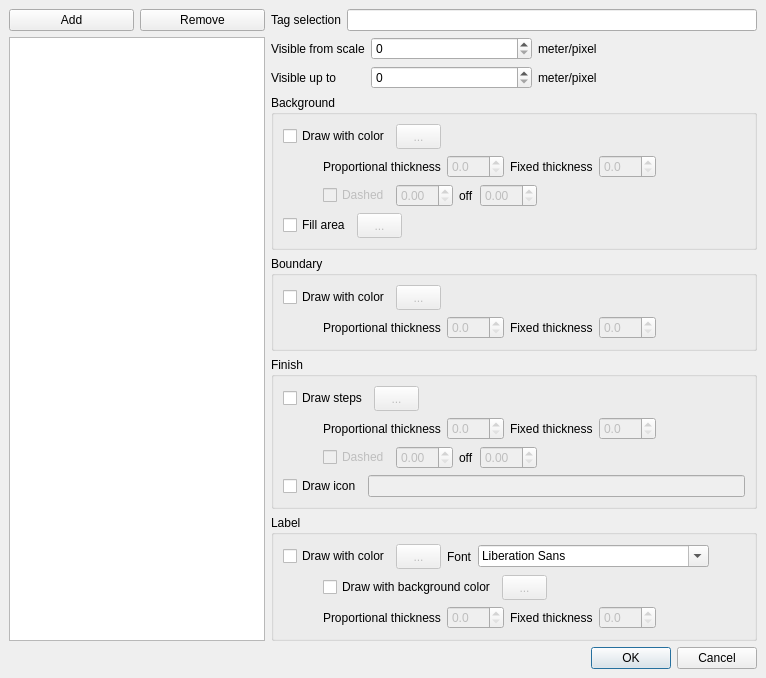
<ui version="4.0" >
 <class>PaintStyleEditor</class>
 <widget class="QDialog" name="PaintStyleEditor" >
  <property name="geometry" >
   <rect>
    <x>0</x>
    <y>0</y>
    <width>766</width>
    <height>665</height>
   </rect>
  </property>
  <property name="windowTitle" >
   <string>Map style editor</string>
  </property>
  <layout class="QVBoxLayout" >
   <property name="spacing" >
    <number>6</number>
   </property>
   <property name="margin" >
    <number>9</number>
   </property>
   <item>
    <layout class="QHBoxLayout" >
     <property name="spacing" >
      <number>6</number>
     </property>
     <property name="margin" >
      <number>0</number>
     </property>
     <item>
      <layout class="QVBoxLayout" >
       <property name="spacing" >
        <number>6</number>
       </property>
       <property name="margin" >
        <number>0</number>
       </property>
       <item>
        <layout class="QHBoxLayout" >
         <property name="spacing" >
          <number>6</number>
         </property>
         <property name="margin" >
          <number>0</number>
         </property>
         <item>
          <widget class="QPushButton" name="AddButton" >
           <property name="text" >
            <string>Add</string>
           </property>
          </widget>
         </item>
         <item>
          <widget class="QPushButton" name="RemoveButton" >
           <property name="text" >
            <string>Remove</string>
           </property>
          </widget>
         </item>
        </layout>
       </item>
       <item>
        <widget class="QListWidget" name="PaintList" >
         <property name="sizePolicy" >
          <sizepolicy vsizetype="Expanding" hsizetype="Minimum" >
           <horstretch>0</horstretch>
           <verstretch>0</verstretch>
          </sizepolicy>
         </property>
        </widget>
       </item>
      </layout>
     </item>
     <item>
      <layout class="QVBoxLayout" >
       <property name="spacing" >
        <number>6</number>
       </property>
       <property name="margin" >
        <number>0</number>
       </property>
       <item>
        <layout class="QGridLayout" >
         <property name="margin" >
          <number>0</number>
         </property>
         <property name="spacing" >
          <number>6</number>
         </property>
         <item row="0" column="0" >
          <widget class="QLabel" name="label" >
           <property name="text" >
            <string>Tag selection</string>
           </property>
          </widget>
         </item>
         <item row="0" column="1" >
          <widget class="QLineEdit" name="TagSelection" />
         </item>
        </layout>
       </item>
       <item>
        <layout class="QGridLayout" >
         <property name="margin" >
          <number>0</number>
         </property>
         <property name="spacing" >
          <number>6</number>
         </property>
         <item row="0" column="2" >
          <widget class="QLabel" name="label_6" >
           <property name="text" >
            <string>meter/pixel</string>
           </property>
          </widget>
         </item>
         <item row="1" column="1" >
          <widget class="QDoubleSpinBox" name="LowerZoomBoundary" >
           <property name="sizePolicy" >
            <sizepolicy vsizetype="Fixed" hsizetype="Expanding" >
             <horstretch>0</horstretch>
             <verstretch>0</verstretch>
            </sizepolicy>
           </property>
           <property name="decimals" >
            <number>0</number>
           </property>
           <property name="minimum" >
            <double>0.000000000000000</double>
           </property>
           <property name="maximum" >
            <double>99999.000000000000000</double>
           </property>
          </widget>
         </item>
         <item row="1" column="0" >
          <widget class="QLabel" name="label_5" >
           <property name="text" >
            <string>Visible up to</string>
           </property>
          </widget>
         </item>
         <item row="0" column="0" >
          <widget class="QLabel" name="label_4" >
           <property name="text" >
            <string>Visible from scale</string>
           </property>
          </widget>
         </item>
         <item row="0" column="1" >
          <widget class="QDoubleSpinBox" name="UpperZoomBoundary" >
           <property name="decimals" >
            <number>0</number>
           </property>
           <property name="minimum" >
            <double>0.000000000000000</double>
           </property>
           <property name="maximum" >
            <double>99999.000000000000000</double>
           </property>
           <property name="singleStep" >
            <double>100.000000000000000</double>
           </property>
          </widget>
         </item>
         <item row="1" column="2" >
          <widget class="QLabel" name="label_7" >
           <property name="text" >
            <string>meter/pixel</string>
           </property>
          </widget>
         </item>
         <item row="0" column="3" >
          <spacer>
           <property name="orientation" >
            <enum>Qt::Horizontal</enum>
           </property>
           <property name="sizeHint" stdset="0" >
            <size>
             <width>40</width>
             <height>20</height>
            </size>
           </property>
          </spacer>
         </item>
        </layout>
       </item>
       <item>
        <widget class="QGroupBox" name="groupBox_2" >
         <property name="title" >
          <string>Background</string>
         </property>
         <layout class="QVBoxLayout" name="verticalLayout_2" >
          <item>
           <layout class="QHBoxLayout" >
            <property name="spacing" >
             <number>6</number>
            </property>
            <property name="margin" >
             <number>0</number>
            </property>
            <item>
             <widget class="QCheckBox" name="DrawForeground" >
              <property name="text" >
               <string>Draw with color</string>
              </property>
             </widget>
            </item>
            <item>
             <widget class="QToolButton" name="ForegroundColor" >
              <property name="enabled" >
               <bool>false</bool>
              </property>
              <property name="minimumSize" >
               <size>
                <width>45</width>
                <height>25</height>
               </size>
              </property>
              <property name="text" >
               <string>...</string>
              </property>
             </widget>
            </item>
            <item>
             <spacer>
              <property name="orientation" >
               <enum>Qt::Horizontal</enum>
              </property>
              <property name="sizeHint" stdset="0" >
               <size>
                <width>40</width>
                <height>20</height>
               </size>
              </property>
             </spacer>
            </item>
           </layout>
          </item>
          <item>
           <layout class="QHBoxLayout" >
            <property name="spacing" >
             <number>6</number>
            </property>
            <property name="margin" >
             <number>0</number>
            </property>
            <item>
             <spacer>
              <property name="orientation" >
               <enum>Qt::Horizontal</enum>
              </property>
              <property name="sizeType" >
               <enum>QSizePolicy::Minimum</enum>
              </property>
              <property name="sizeHint" stdset="0" >
               <size>
                <width>40</width>
                <height>20</height>
               </size>
              </property>
             </spacer>
            </item>
            <item>
             <widget class="QLabel" name="label_10" >
              <property name="text" >
               <string>Proportional thickness</string>
              </property>
             </widget>
            </item>
            <item>
             <widget class="QDoubleSpinBox" name="ProportionalForeground" >
              <property name="enabled" >
               <bool>false</bool>
              </property>
              <property name="decimals" >
               <number>1</number>
              </property>
              <property name="singleStep" >
               <double>0.500000000000000</double>
              </property>
             </widget>
            </item>
            <item>
             <widget class="QLabel" name="label_11" >
              <property name="text" >
               <string>Fixed thickness</string>
              </property>
             </widget>
            </item>
            <item>
             <widget class="QDoubleSpinBox" name="FixedForeground" >
              <property name="enabled" >
               <bool>false</bool>
              </property>
              <property name="decimals" >
               <number>1</number>
              </property>
              <property name="singleStep" >
               <double>0.500000000000000</double>
              </property>
             </widget>
            </item>
            <item>
             <spacer>
              <property name="orientation" >
               <enum>Qt::Horizontal</enum>
              </property>
              <property name="sizeHint" stdset="0" >
               <size>
                <width>40</width>
                <height>20</height>
               </size>
              </property>
             </spacer>
            </item>
           </layout>
          </item>
          <item>
           <layout class="QHBoxLayout" >
            <property name="spacing" >
             <number>6</number>
            </property>
            <property name="margin" >
             <number>0</number>
            </property>
            <item>
             <spacer>
              <property name="orientation" >
               <enum>Qt::Horizontal</enum>
              </property>
              <property name="sizeType" >
               <enum>QSizePolicy::Minimum</enum>
              </property>
              <property name="sizeHint" stdset="0" >
               <size>
                <width>40</width>
                <height>20</height>
               </size>
              </property>
             </spacer>
            </item>
            <item>
             <widget class="QCheckBox" name="ForegroundDashed" >
              <property name="enabled" >
               <bool>false</bool>
              </property>
              <property name="text" >
               <string>Dashed</string>
              </property>
             </widget>
            </item>
            <item>
             <widget class="QDoubleSpinBox" name="ForegroundDashOn" >
              <property name="enabled" >
               <bool>false</bool>
              </property>
             </widget>
            </item>
            <item>
             <widget class="QLabel" name="label_12" >
              <property name="text" >
               <string>off</string>
              </property>
             </widget>
            </item>
            <item>
             <widget class="QDoubleSpinBox" name="ForegroundDashOff" >
              <property name="enabled" >
               <bool>false</bool>
              </property>
             </widget>
            </item>
            <item>
             <spacer>
              <property name="orientation" >
               <enum>Qt::Horizontal</enum>
              </property>
              <property name="sizeHint" stdset="0" >
               <size>
                <width>40</width>
                <height>20</height>
               </size>
              </property>
             </spacer>
            </item>
           </layout>
          </item>
          <item>
           <layout class="QHBoxLayout" >
            <property name="spacing" >
             <number>6</number>
            </property>
            <property name="margin" >
             <number>0</number>
            </property>
            <item>
             <widget class="QCheckBox" name="DrawFill" >
              <property name="text" >
               <string>Fill area</string>
              </property>
             </widget>
            </item>
            <item>
             <widget class="QToolButton" name="FillColor" >
              <property name="enabled" >
               <bool>false</bool>
              </property>
              <property name="minimumSize" >
               <size>
                <width>45</width>
                <height>25</height>
               </size>
              </property>
              <property name="text" >
               <string>...</string>
              </property>
             </widget>
            </item>
            <item>
             <spacer>
              <property name="orientation" >
               <enum>Qt::Horizontal</enum>
              </property>
              <property name="sizeHint" stdset="0" >
               <size>
                <width>40</width>
                <height>20</height>
               </size>
              </property>
             </spacer>
            </item>
           </layout>
          </item>
         </layout>
        </widget>
       </item>
       <item>
        <widget class="QGroupBox" name="groupBox" >
         <property name="title" >
          <string>Boundary</string>
         </property>
         <layout class="QVBoxLayout" name="verticalLayout" >
          <item>
           <layout class="QHBoxLayout" >
            <property name="spacing" >
             <number>6</number>
            </property>
            <property name="margin" >
             <number>0</number>
            </property>
            <item>
             <widget class="QCheckBox" name="DrawBackground" >
              <property name="text" >
               <string>Draw with color</string>
              </property>
             </widget>
            </item>
            <item>
             <widget class="QToolButton" name="BackgroundColor" >
              <property name="enabled" >
               <bool>false</bool>
              </property>
              <property name="minimumSize" >
               <size>
                <width>45</width>
                <height>25</height>
               </size>
              </property>
              <property name="text" >
               <string>...</string>
              </property>
             </widget>
            </item>
            <item>
             <spacer>
              <property name="orientation" >
               <enum>Qt::Horizontal</enum>
              </property>
              <property name="sizeHint" stdset="0" >
               <size>
                <width>40</width>
                <height>20</height>
               </size>
              </property>
             </spacer>
            </item>
           </layout>
          </item>
          <item>
           <layout class="QHBoxLayout" >
            <property name="spacing" >
             <number>6</number>
            </property>
            <property name="margin" >
             <number>0</number>
            </property>
            <item>
             <spacer>
              <property name="orientation" >
               <enum>Qt::Horizontal</enum>
              </property>
              <property name="sizeType" >
               <enum>QSizePolicy::Minimum</enum>
              </property>
              <property name="sizeHint" stdset="0" >
               <size>
                <width>40</width>
                <height>20</height>
               </size>
              </property>
             </spacer>
            </item>
            <item>
             <widget class="QLabel" name="label_8" >
              <property name="text" >
               <string>Proportional thickness</string>
              </property>
             </widget>
            </item>
            <item>
             <widget class="QDoubleSpinBox" name="ProportionalBackground" >
              <property name="enabled" >
               <bool>false</bool>
              </property>
              <property name="decimals" >
               <number>1</number>
              </property>
              <property name="singleStep" >
               <double>0.500000000000000</double>
              </property>
             </widget>
            </item>
            <item>
             <widget class="QLabel" name="label_9" >
              <property name="text" >
               <string>Fixed thickness</string>
              </property>
             </widget>
            </item>
            <item>
             <widget class="QDoubleSpinBox" name="FixedBackground" >
              <property name="enabled" >
               <bool>false</bool>
              </property>
              <property name="decimals" >
               <number>1</number>
              </property>
              <property name="singleStep" >
               <double>0.500000000000000</double>
              </property>
             </widget>
            </item>
            <item>
             <spacer>
              <property name="orientation" >
               <enum>Qt::Horizontal</enum>
              </property>
              <property name="sizeHint" stdset="0" >
               <size>
                <width>40</width>
                <height>20</height>
               </size>
              </property>
             </spacer>
            </item>
           </layout>
          </item>
         </layout>
        </widget>
       </item>
       <item>
        <widget class="QGroupBox" name="groupBox_3" >
         <property name="title" >
          <string>Finish</string>
         </property>
         <layout class="QVBoxLayout" name="verticalLayout_3" >
          <item>
           <layout class="QHBoxLayout" >
            <property name="spacing" >
             <number>6</number>
            </property>
            <property name="margin" >
             <number>0</number>
            </property>
            <item>
             <widget class="QCheckBox" name="DrawTouchup" >
              <property name="text" >
               <string>Draw steps</string>
              </property>
             </widget>
            </item>
            <item>
             <widget class="QToolButton" name="TouchupColor" >
              <property name="enabled" >
               <bool>false</bool>
              </property>
              <property name="minimumSize" >
               <size>
                <width>45</width>
                <height>25</height>
               </size>
              </property>
              <property name="text" >
               <string>...</string>
              </property>
             </widget>
            </item>
            <item>
             <spacer>
              <property name="orientation" >
               <enum>Qt::Horizontal</enum>
              </property>
              <property name="sizeHint" stdset="0" >
               <size>
                <width>40</width>
                <height>20</height>
               </size>
              </property>
             </spacer>
            </item>
           </layout>
          </item>
          <item>
           <layout class="QHBoxLayout" >
            <property name="spacing" >
             <number>6</number>
            </property>
            <property name="margin" >
             <number>0</number>
            </property>
            <item>
             <spacer>
              <property name="orientation" >
               <enum>Qt::Horizontal</enum>
              </property>
              <property name="sizeType" >
               <enum>QSizePolicy::Minimum</enum>
              </property>
              <property name="sizeHint" stdset="0" >
               <size>
                <width>40</width>
                <height>20</height>
               </size>
              </property>
             </spacer>
            </item>
            <item>
             <widget class="QLabel" name="label_14" >
              <property name="text" >
               <string>Proportional thickness</string>
              </property>
             </widget>
            </item>
            <item>
             <widget class="QDoubleSpinBox" name="ProportionalTouchup" >
              <property name="enabled" >
               <bool>false</bool>
              </property>
              <property name="decimals" >
               <number>1</number>
              </property>
              <property name="singleStep" >
               <double>0.500000000000000</double>
              </property>
             </widget>
            </item>
            <item>
             <widget class="QLabel" name="label_15" >
              <property name="text" >
               <string>Fixed thickness</string>
              </property>
             </widget>
            </item>
            <item>
             <widget class="QDoubleSpinBox" name="FixedTouchup" >
              <property name="enabled" >
               <bool>false</bool>
              </property>
              <property name="decimals" >
               <number>1</number>
              </property>
              <property name="singleStep" >
               <double>0.500000000000000</double>
              </property>
             </widget>
            </item>
            <item>
             <spacer>
              <property name="orientation" >
               <enum>Qt::Horizontal</enum>
              </property>
              <property name="sizeHint" stdset="0" >
               <size>
                <width>40</width>
                <height>20</height>
               </size>
              </property>
             </spacer>
            </item>
           </layout>
          </item>
          <item>
           <layout class="QHBoxLayout" >
            <property name="spacing" >
             <number>6</number>
            </property>
            <property name="margin" >
             <number>0</number>
            </property>
            <item>
             <spacer>
              <property name="orientation" >
               <enum>Qt::Horizontal</enum>
              </property>
              <property name="sizeType" >
               <enum>QSizePolicy::Minimum</enum>
              </property>
              <property name="sizeHint" stdset="0" >
               <size>
                <width>40</width>
                <height>20</height>
               </size>
              </property>
             </spacer>
            </item>
            <item>
             <widget class="QCheckBox" name="TouchupDashed" >
              <property name="enabled" >
               <bool>false</bool>
              </property>
              <property name="text" >
               <string>Dashed</string>
              </property>
             </widget>
            </item>
            <item>
             <widget class="QDoubleSpinBox" name="TouchupDashOn" >
              <property name="enabled" >
               <bool>false</bool>
              </property>
             </widget>
            </item>
            <item>
             <widget class="QLabel" name="label_13" >
              <property name="text" >
               <string>off</string>
              </property>
             </widget>
            </item>
            <item>
             <widget class="QDoubleSpinBox" name="TouchupDashOff" >
              <property name="enabled" >
               <bool>false</bool>
              </property>
             </widget>
            </item>
            <item>
             <spacer>
              <property name="orientation" >
               <enum>Qt::Horizontal</enum>
              </property>
              <property name="sizeHint" stdset="0" >
               <size>
                <width>40</width>
                <height>20</height>
               </size>
              </property>
             </spacer>
            </item>
           </layout>
          </item>
          <item>
           <layout class="QHBoxLayout" >
            <property name="spacing" >
             <number>6</number>
            </property>
            <property name="margin" >
             <number>0</number>
            </property>
            <item>
             <widget class="QCheckBox" name="DrawIcon" >
              <property name="text" >
               <string>Draw icon</string>
              </property>
             </widget>
            </item>
            <item>
             <widget class="QLineEdit" name="IconName" >
              <property name="enabled" >
               <bool>false</bool>
              </property>
             </widget>
            </item>
           </layout>
          </item>
         </layout>
        </widget>
       </item>
       <item>
        <widget class="QGroupBox" name="groupBox_4" >
         <property name="title" >
          <string>Label</string>
         </property>
         <layout class="QVBoxLayout" name="verticalLayout_4" >
          <item>
           <layout class="QHBoxLayout" name="_5" >
            <property name="spacing" >
             <number>6</number>
            </property>
            <property name="margin" >
             <number>0</number>
            </property>
            <item>
             <widget class="QCheckBox" name="DrawLabel" >
              <property name="text" >
               <string>Draw with color</string>
              </property>
             </widget>
            </item>
            <item>
             <widget class="QToolButton" name="LabelColor" >
              <property name="enabled" >
               <bool>false</bool>
              </property>
              <property name="minimumSize" >
               <size>
                <width>45</width>
                <height>25</height>
               </size>
              </property>
              <property name="text" >
               <string>...</string>
              </property>
             </widget>
            </item>
            <item>
             <widget class="QLabel" name="label_2" >
              <property name="text" >
               <string>Font</string>
              </property>
             </widget>
            </item>
            <item>
             <widget class="QFontComboBox" name="LabelFont" />
            </item>
            <item>
             <spacer>
              <property name="orientation" >
               <enum>Qt::Horizontal</enum>
              </property>
              <property name="sizeHint" stdset="0" >
               <size>
                <width>40</width>
                <height>20</height>
               </size>
              </property>
             </spacer>
            </item>
           </layout>
          </item>
          <item>
           <layout class="QHBoxLayout" name="_4" >
            <property name="spacing" >
             <number>6</number>
            </property>
            <property name="margin" >
             <number>0</number>
            </property>
            <item>
             <spacer name="horizontalSpacer" >
              <property name="orientation" >
               <enum>Qt::Horizontal</enum>
              </property>
              <property name="sizeType" >
               <enum>QSizePolicy::Minimum</enum>
              </property>
              <property name="sizeHint" stdset="0" >
               <size>
                <width>40</width>
                <height>20</height>
               </size>
              </property>
             </spacer>
            </item>
            <item>
             <widget class="QCheckBox" name="DrawLabelBackground" >
              <property name="text" >
               <string>Draw with background color</string>
              </property>
             </widget>
            </item>
            <item>
             <widget class="QToolButton" name="LabelBackgroundlColor" >
              <property name="enabled" >
               <bool>false</bool>
              </property>
              <property name="minimumSize" >
               <size>
                <width>45</width>
                <height>25</height>
               </size>
              </property>
              <property name="text" >
               <string>...</string>
              </property>
             </widget>
            </item>
            <item>
             <spacer>
              <property name="orientation" >
               <enum>Qt::Horizontal</enum>
              </property>
              <property name="sizeHint" stdset="0" >
               <size>
                <width>40</width>
                <height>20</height>
               </size>
              </property>
             </spacer>
            </item>
           </layout>
          </item>
          <item>
           <layout class="QHBoxLayout" name="horizontallayout_3" >
            <property name="spacing" >
             <number>6</number>
            </property>
            <property name="margin" >
             <number>0</number>
            </property>
            <item>
             <spacer>
              <property name="orientation" >
               <enum>Qt::Horizontal</enum>
              </property>
              <property name="sizeType" >
               <enum>QSizePolicy::Minimum</enum>
              </property>
              <property name="sizeHint" stdset="0" >
               <size>
                <width>40</width>
                <height>20</height>
               </size>
              </property>
             </spacer>
            </item>
            <item>
             <widget class="QLabel" name="label_16" >
              <property name="text" >
               <string>Proportional thickness</string>
              </property>
             </widget>
            </item>
            <item>
             <widget class="QDoubleSpinBox" name="ProportionalLabel" >
              <property name="enabled" >
               <bool>false</bool>
              </property>
              <property name="decimals" >
               <number>1</number>
              </property>
              <property name="singleStep" >
               <double>0.500000000000000</double>
              </property>
             </widget>
            </item>
            <item>
             <widget class="QLabel" name="label_17" >
              <property name="text" >
               <string>Fixed thickness</string>
              </property>
             </widget>
            </item>
            <item>
             <widget class="QDoubleSpinBox" name="FixedLabel" >
              <property name="enabled" >
               <bool>false</bool>
              </property>
              <property name="decimals" >
               <number>1</number>
              </property>
              <property name="singleStep" >
               <double>0.500000000000000</double>
              </property>
             </widget>
            </item>
            <item>
             <spacer>
              <property name="orientation" >
               <enum>Qt::Horizontal</enum>
              </property>
              <property name="sizeHint" stdset="0" >
               <size>
                <width>40</width>
                <height>20</height>
               </size>
              </property>
             </spacer>
            </item>
           </layout>
          </item>
         </layout>
        </widget>
       </item>
       <item>
        <spacer>
         <property name="orientation" >
          <enum>Qt::Vertical</enum>
         </property>
         <property name="sizeHint" stdset="0" >
          <size>
           <width>407</width>
           <height>20</height>
          </size>
         </property>
        </spacer>
       </item>
      </layout>
     </item>
    </layout>
   </item>
   <item>
    <widget class="QDialogButtonBox" name="buttonBox" >
     <property name="orientation" >
      <enum>Qt::Horizontal</enum>
     </property>
     <property name="standardButtons" >
      <set>QDialogButtonBox::Cancel|QDialogButtonBox::Ok</set>
     </property>
    </widget>
   </item>
  </layout>
 </widget>
 <tabstops>
  <tabstop>AddButton</tabstop>
  <tabstop>RemoveButton</tabstop>
  <tabstop>PaintList</tabstop>
  <tabstop>TagSelection</tabstop>
  <tabstop>UpperZoomBoundary</tabstop>
  <tabstop>LowerZoomBoundary</tabstop>
  <tabstop>DrawForeground</tabstop>
  <tabstop>ForegroundColor</tabstop>
  <tabstop>ProportionalForeground</tabstop>
  <tabstop>FixedForeground</tabstop>
  <tabstop>ForegroundDashed</tabstop>
  <tabstop>ForegroundDashOn</tabstop>
  <tabstop>ForegroundDashOff</tabstop>
  <tabstop>DrawFill</tabstop>
  <tabstop>FillColor</tabstop>
  <tabstop>DrawBackground</tabstop>
  <tabstop>BackgroundColor</tabstop>
  <tabstop>ProportionalBackground</tabstop>
  <tabstop>FixedBackground</tabstop>
  <tabstop>DrawTouchup</tabstop>
  <tabstop>TouchupColor</tabstop>
  <tabstop>ProportionalTouchup</tabstop>
  <tabstop>FixedTouchup</tabstop>
  <tabstop>TouchupDashed</tabstop>
  <tabstop>TouchupDashOn</tabstop>
  <tabstop>TouchupDashOff</tabstop>
  <tabstop>DrawIcon</tabstop>
  <tabstop>IconName</tabstop>
  <tabstop>DrawLabel</tabstop>
  <tabstop>LabelColor</tabstop>
  <tabstop>DrawLabelBackground</tabstop>
  <tabstop>LabelBackgroundlColor</tabstop>
  <tabstop>ProportionalLabel</tabstop>
  <tabstop>FixedLabel</tabstop>
  <tabstop>buttonBox</tabstop>
 </tabstops>
 <resources/>
 <connections>
  <connection>
   <sender>buttonBox</sender>
   <signal>accepted()</signal>
   <receiver>PaintStyleEditor</receiver>
   <slot>accept()</slot>
   <hints>
    <hint type="sourcelabel" >
     <x>272</x>
     <y>655</y>
    </hint>
    <hint type="destinationlabel" >
     <x>157</x>
     <y>274</y>
    </hint>
   </hints>
  </connection>
  <connection>
   <sender>buttonBox</sender>
   <signal>rejected()</signal>
   <receiver>PaintStyleEditor</receiver>
   <slot>reject()</slot>
   <hints>
    <hint type="sourcelabel" >
     <x>340</x>
     <y>655</y>
    </hint>
    <hint type="destinationlabel" >
     <x>286</x>
     <y>274</y>
    </hint>
   </hints>
  </connection>
  <connection>
   <sender>DrawBackground</sender>
   <signal>toggled(bool)</signal>
   <receiver>BackgroundColor</receiver>
   <slot>setEnabled(bool)</slot>
   <hints>
    <hint type="sourcelabel" >
     <x>384</x>
     <y>294</y>
    </hint>
    <hint type="destinationlabel" >
     <x>435</x>
     <y>298</y>
    </hint>
   </hints>
  </connection>
  <connection>
   <sender>DrawBackground</sender>
   <signal>toggled(bool)</signal>
   <receiver>ProportionalBackground</receiver>
   <slot>setEnabled(bool)</slot>
   <hints>
    <hint type="sourcelabel" >
     <x>384</x>
     <y>294</y>
    </hint>
    <hint type="destinationlabel" >
     <x>491</x>
     <y>326</y>
    </hint>
   </hints>
  </connection>
  <connection>
   <sender>DrawBackground</sender>
   <signal>toggled(bool)</signal>
   <receiver>FixedBackground</receiver>
   <slot>setEnabled(bool)</slot>
   <hints>
    <hint type="sourcelabel" >
     <x>384</x>
     <y>294</y>
    </hint>
    <hint type="destinationlabel" >
     <x>625</x>
     <y>326</y>
    </hint>
   </hints>
  </connection>
  <connection>
   <sender>DrawForeground</sender>
   <signal>toggled(bool)</signal>
   <receiver>ForegroundColor</receiver>
   <slot>setEnabled(bool)</slot>
   <hints>
    <hint type="sourcelabel" >
     <x>384</x>
     <y>138</y>
    </hint>
    <hint type="destinationlabel" >
     <x>435</x>
     <y>142</y>
    </hint>
   </hints>
  </connection>
  <connection>
   <sender>DrawForeground</sender>
   <signal>toggled(bool)</signal>
   <receiver>ProportionalForeground</receiver>
   <slot>setEnabled(bool)</slot>
   <hints>
    <hint type="sourcelabel" >
     <x>384</x>
     <y>138</y>
    </hint>
    <hint type="destinationlabel" >
     <x>491</x>
     <y>170</y>
    </hint>
   </hints>
  </connection>
  <connection>
   <sender>DrawForeground</sender>
   <signal>toggled(bool)</signal>
   <receiver>FixedForeground</receiver>
   <slot>setEnabled(bool)</slot>
   <hints>
    <hint type="sourcelabel" >
     <x>384</x>
     <y>138</y>
    </hint>
    <hint type="destinationlabel" >
     <x>625</x>
     <y>170</y>
    </hint>
   </hints>
  </connection>
  <connection>
   <sender>DrawForeground</sender>
   <signal>toggled(bool)</signal>
   <receiver>ForegroundDashed</receiver>
   <slot>setEnabled(bool)</slot>
   <hints>
    <hint type="sourcelabel" >
     <x>384</x>
     <y>138</y>
    </hint>
    <hint type="destinationlabel" >
     <x>392</x>
     <y>197</y>
    </hint>
   </hints>
  </connection>
  <connection>
   <sender>DrawForeground</sender>
   <signal>toggled(bool)</signal>
   <receiver>ForegroundDashOn</receiver>
   <slot>setEnabled(bool)</slot>
   <hints>
    <hint type="sourcelabel" >
     <x>384</x>
     <y>138</y>
    </hint>
    <hint type="destinationlabel" >
     <x>447</x>
     <y>198</y>
    </hint>
   </hints>
  </connection>
  <connection>
   <sender>DrawForeground</sender>
   <signal>toggled(bool)</signal>
   <receiver>ForegroundDashOff</receiver>
   <slot>setEnabled(bool)</slot>
   <hints>
    <hint type="sourcelabel" >
     <x>384</x>
     <y>138</y>
    </hint>
    <hint type="destinationlabel" >
     <x>522</x>
     <y>198</y>
    </hint>
   </hints>
  </connection>
  <connection>
   <sender>DrawTouchup</sender>
   <signal>toggled(bool)</signal>
   <receiver>ProportionalTouchup</receiver>
   <slot>setEnabled(bool)</slot>
   <hints>
    <hint type="sourcelabel" >
     <x>364</x>
     <y>389</y>
    </hint>
    <hint type="destinationlabel" >
     <x>491</x>
     <y>421</y>
    </hint>
   </hints>
  </connection>
  <connection>
   <sender>DrawTouchup</sender>
   <signal>toggled(bool)</signal>
   <receiver>FixedTouchup</receiver>
   <slot>setEnabled(bool)</slot>
   <hints>
    <hint type="sourcelabel" >
     <x>364</x>
     <y>389</y>
    </hint>
    <hint type="destinationlabel" >
     <x>625</x>
     <y>421</y>
    </hint>
   </hints>
  </connection>
  <connection>
   <sender>DrawTouchup</sender>
   <signal>toggled(bool)</signal>
   <receiver>TouchupDashed</receiver>
   <slot>setEnabled(bool)</slot>
   <hints>
    <hint type="sourcelabel" >
     <x>364</x>
     <y>389</y>
    </hint>
    <hint type="destinationlabel" >
     <x>392</x>
     <y>448</y>
    </hint>
   </hints>
  </connection>
  <connection>
   <sender>DrawTouchup</sender>
   <signal>toggled(bool)</signal>
   <receiver>TouchupDashOff</receiver>
   <slot>setEnabled(bool)</slot>
   <hints>
    <hint type="sourcelabel" >
     <x>364</x>
     <y>389</y>
    </hint>
    <hint type="destinationlabel" >
     <x>522</x>
     <y>449</y>
    </hint>
   </hints>
  </connection>
  <connection>
   <sender>DrawFill</sender>
   <signal>toggled(bool)</signal>
   <receiver>FillColor</receiver>
   <slot>setEnabled(bool)</slot>
   <hints>
    <hint type="sourcelabel" >
     <x>347</x>
     <y>227</y>
    </hint>
    <hint type="destinationlabel" >
     <x>398</x>
     <y>231</y>
    </hint>
   </hints>
  </connection>
  <connection>
   <sender>DrawIcon</sender>
   <signal>toggled(bool)</signal>
   <receiver>IconName</receiver>
   <slot>setEnabled(bool)</slot>
   <hints>
    <hint type="sourcelabel" >
     <x>357</x>
     <y>476</y>
    </hint>
    <hint type="destinationlabel" >
     <x>743</x>
     <y>477</y>
    </hint>
   </hints>
  </connection>
  <connection>
   <sender>DrawTouchup</sender>
   <signal>toggled(bool)</signal>
   <receiver>TouchupDashOn</receiver>
   <slot>setEnabled(bool)</slot>
   <hints>
    <hint type="sourcelabel" >
     <x>364</x>
     <y>389</y>
    </hint>
    <hint type="destinationlabel" >
     <x>447</x>
     <y>449</y>
    </hint>
   </hints>
  </connection>
  <connection>
   <sender>DrawLabelBackground</sender>
   <signal>toggled(bool)</signal>
   <receiver>LabelBackgroundlColor</receiver>
   <slot>setEnabled(bool)</slot>
   <hints>
    <hint type="sourcelabel" >
     <x>489</x>
     <y>573</y>
    </hint>
    <hint type="destinationlabel" >
     <x>540</x>
     <y>577</y>
    </hint>
   </hints>
  </connection>
  <connection>
   <sender>DrawLabel</sender>
   <signal>toggled(bool)</signal>
   <receiver>LabelColor</receiver>
   <slot>setEnabled(bool)</slot>
   <hints>
    <hint type="sourcelabel" >
     <x>310</x>
     <y>531</y>
    </hint>
    <hint type="destinationlabel" >
     <x>406</x>
     <y>532</y>
    </hint>
   </hints>
  </connection>
  <connection>
   <sender>DrawLabel</sender>
   <signal>toggled(bool)</signal>
   <receiver>DrawLabelBackground</receiver>
   <slot>setEnabled(bool)</slot>
   <hints>
    <hint type="sourcelabel" >
     <x>300</x>
     <y>529</y>
    </hint>
    <hint type="destinationlabel" >
     <x>369</x>
     <y>566</y>
    </hint>
   </hints>
  </connection>
  <connection>
   <sender>DrawLabel</sender>
   <signal>toggled(bool)</signal>
   <receiver>ProportionalLabel</receiver>
   <slot>setEnabled(bool)</slot>
   <hints>
    <hint type="sourcelabel" >
     <x>298</x>
     <y>535</y>
    </hint>
    <hint type="destinationlabel" >
     <x>472</x>
     <y>593</y>
    </hint>
   </hints>
  </connection>
  <connection>
   <sender>DrawLabel</sender>
   <signal>toggled(bool)</signal>
   <receiver>FixedLabel</receiver>
   <slot>setEnabled(bool)</slot>
   <hints>
    <hint type="sourcelabel" >
     <x>287</x>
     <y>536</y>
    </hint>
    <hint type="destinationlabel" >
     <x>585</x>
     <y>592</y>
    </hint>
   </hints>
  </connection>
 </connections>
</ui>
